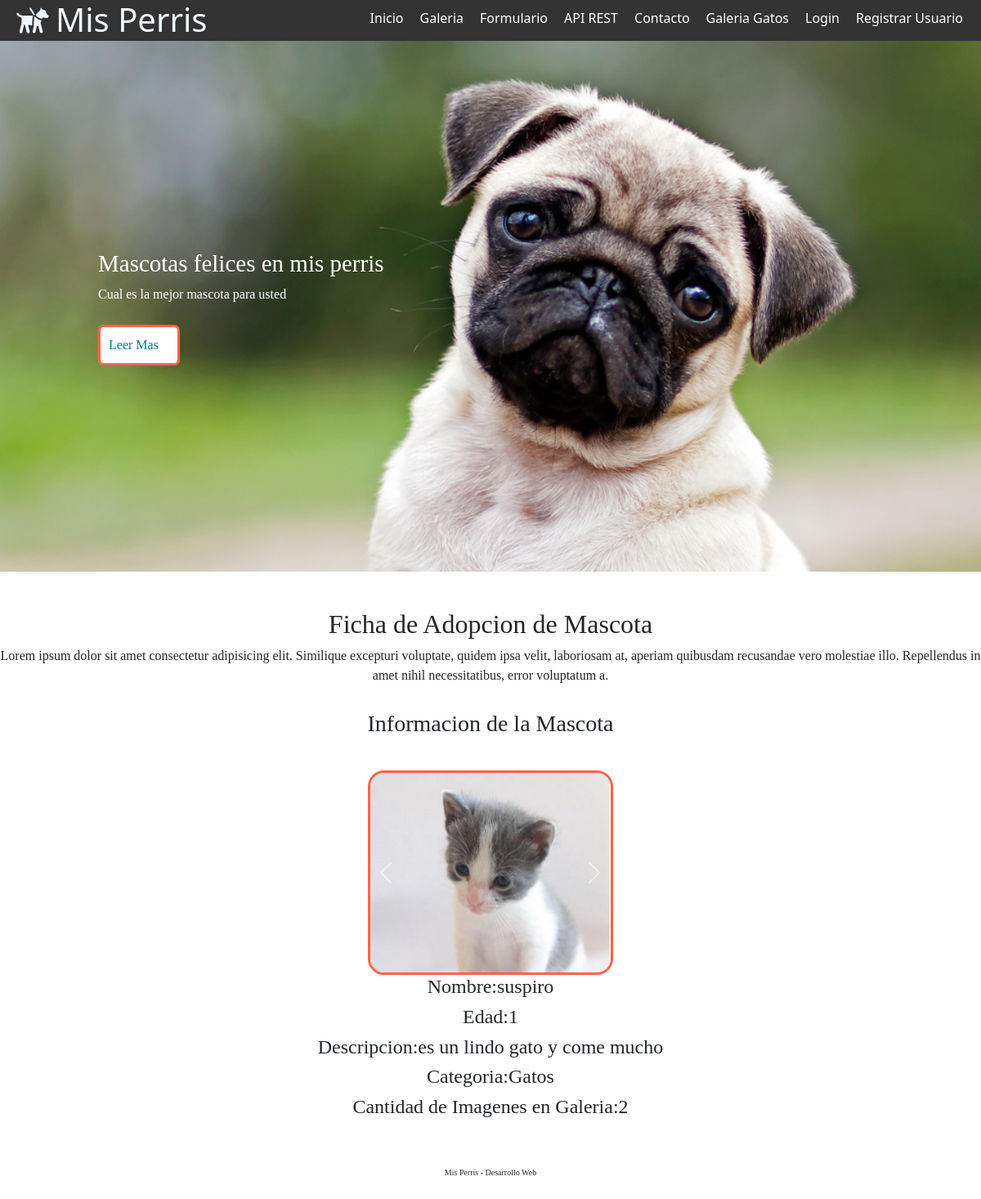
The page /ficha/suspiro/ on the database its author committed.
### misPerris/models.py (models this page shows, shortened)
class Mascota(models.Model):
    nombre = models.CharField(primary_key=True,max_length=25)
    edad = models.IntegerField()
    descripcion = models.TextField()
    imagen = models.ImageField(upload_to='fotos',default='fotos/no_disponible.jpg')
    categoria = models.ForeignKey(Categoria, on_delete=models.CASCADE)
    publicar = models.BooleanField(default=False)
    comentario = models.TextField(default='--')
    usuario = models.CharField(max_length=45,default='--')
    dueno = models.CharField(max_length=45,default='--')

class Categoria(models.Model):
    nombre = models.CharField(primary_key=True,max_length=25)
    annos = models.IntegerField()
    imagen = models.ImageField(upload_to='cate',null=True)

### misPerris/views.py (the view)
# urls.py: path('ficha/<id>/',ficha_mascota,name='FICHAM'),
def ficha_mascota(request, id):
    mascota = Mascota.objects.get(nombre=id) # select * from Mascota where nombre=id
    galeria = Galeria.objects.filter(mascota= mascota)
    contexto = {"mascota":mascota, "galeria":galeria}
    cantidad = Galeria.objects.filter(mascota= mascota).count()
    contexto["cantidad"]=cantidad
    return render(request,"ficha.html",contexto)

### misPerris/templates/ficha.html (shortened to what this page needs)
{% extends "base.html" %}
{% load static %}
{% block css %}
<link href="https://cdn.jsdelivr.net/npm/bootstrap@5.0.1/dist/css/bootstrap.min.css" rel="stylesheet"
>
{% endblock css %}
{% block contenido %}
<section id="bienvenida">
    <h2>Ficha de Adopcion de Mascota</h2>
    <p>Lorem ipsum dolor sit amet consectetur adipisicing elit. Similique excepturi voluptate, quidem ipsa
        velit, laboriosam at, aperiam quibusdam recusandae vero molestiae illo. Repellendus in amet nihil
        necessitatibus, error voluptatum a.</p>
</section>
<section id="blog">
    <h3>Informacion de la Mascota</h3>
    <div class="contenedor">
        <article>
        <div style="width: 300px;height: 250px;margin-top: 15px;margin: auto;">
            <div id="carouselExampleSlidesOnly" class="carousel slide" data-bs-ride="carousel">
                <div class="carousel-inner">
                    <div class="carousel-item active">
                        <img src="{{mascota.imagen.url}}" class="d-block w-100" width="300px" height="250px"
                            alt="...">
                    </div>
                </div>
                <button class="carousel-control-prev" type="button" data-bs-target="#carouselExampleSlidesOnly"
                    data-bs-slide="prev">
                    <span class="carousel-control-prev-icon" aria-hidden="true"></span>
                </button>
                <button class="carousel-control-next" type="button" data-bs-target="#carouselExampleSlidesOnly"
                    data-bs-slide="next">
                    <span class="carousel-control-next-icon" aria-hidden="true"></span>
                </button>
            </div>
        </div>
            <h4>Nombre:{{mascota.nombre}}</h4>
            <h4>Edad:{{mascota.edad}}</h4>
            <h4>Descripcion:{{mascota.descripcion}}</h4>
            <h4>Categoria:{{mascota.categoria.nombre}}</h4>
            <h4>Cantidad de Imagenes en Galeria:{{cantidad}}</h4>
        </article>
    </div>
</section>
{% endblock contenido %}

### misPerris/static/css/estilos.css (style rules this page uses)
* { margin: 0; padding: 0; }
.contenedor { width: 98%; margin: auto; }

### misPerris/static/css/bienvenida.css (style rules this page uses)
#bienvenida { font-family: cursive; text-align: center; margin-top: 45px; margin-bottom: 30px; }

### misPerris/static/css/blog.css (style rules this page uses)
#blog { font-family: cursive; text-align: center; }
#blog .contenedor img { width: 350px; height: 250px; border:solid 3px tomato; border-radius: 20px; }
#blog .contenedor { display: flex; justify-content: center; margin-top: 30px; flex-wrap: wrap; }
#blog .contenedor article { margin: 10px; }

### rows shown on the page
Mascota: imagen (picture), nombre "suspiro", edad "1", descripcion "es un lindo gato y come mucho", categoria.nombre "Gatos"

### other values the page prints
{{ cantidad }} "2"
